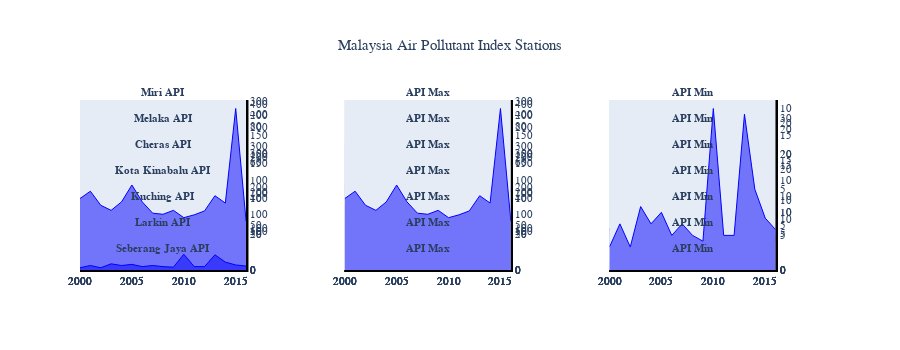

The notebook cell this image was saved under:
### Code cell
fig = make_subplots(rows=7, cols=3, specs=[[{'secondary_y': True},{'secondary_y': True},{'secondary_y': True}],
                                           [{'secondary_y': True},{'secondary_y': True},{'secondary_y': True}],
                                           [{'secondary_y': True},{'secondary_y': True},{'secondary_y': True}],
                                           [{'secondary_y': True},{'secondary_y': True},{'secondary_y': True}],
                                           [{'secondary_y': True},{'secondary_y': True},{'secondary_y': True}],
                                           [{'secondary_y': True},{'secondary_y': True},{'secondary_y': True}],
                                           [{'secondary_y': True},{'secondary_y': True},{'secondary_y': True}]],
                    
subplot_titles=('<b>Miri API</b>','<b>API Max</b>','<b>API Min</b>',
                '<b>Melaka API</b>','<b>API Max</b>','<b>API Min</b>',
                '<b>Cheras API</b>','<b>API Max</b>','<b>API Min</b>',
                '<b>Kota Kinabalu API</b>','<b>API Max</b>','<b>API Min</b>',
                '<b>Kuching API</b>','<b>API Max</b>','<b>API Min</b>',
                '<b>Larkin API</b>','<b>API Max</b>','<b>API Min</b>',
                '<b>Seberang Jaya API</b>','<b>API Max</b>','<b>API Min</b>'))
#Graph Miri
fig.add_trace(go.Scatter(x = df_miri['Year'], y = df_miri['Air Pollution Index (Max.)'],fill='tozeroy',
                         mode='lines',name = 'Air Pollution Index (Max.)',
                         line = dict(color='blue', width=1)),secondary_y=True, row=1, col=1)
fig.add_trace(go.Scatter(x = df_miri['Year'], y = df_miri['Air Pollution Index (Min.)'],fill='tozeroy',
                         mode='lines',name = 'Air Pollution Index (Max.)',
                         line = dict(color='blue', width=1)),secondary_y=True, row=1, col=1)
fig.add_trace(go.Scatter(x = df_miri['Year'], y = df_miri['Air Pollution Index (Max.)'],fill='tozeroy',
                         mode='lines',name = 'Air Pollution Index (Max.)',
                         line = dict(color='blue', width=1)),secondary_y=True, row=1, col=2)
fig.add_trace(go.Scatter(x = df_miri['Year'], y = df_miri['Air Pollution Index (Min.)'],fill='tozeroy',
                         mode='lines',name = 'Air Pollution Index (Min.)',
                         line = dict(color='blue', width=1)),secondary_y=True, row=1, col=3)
#Graph Melaka
fig.add_trace(go.Scatter(x = df_melaka['Year'], y = df_melaka['Air Pollution Index (Max.)'],fill='tozeroy',
                         mode='lines',name = 'Air Pollution Index (Max.)',
                         line = dict(color='blue', width=1)),secondary_y=True, row=2, col=1)
fig.add_trace(go.Scatter(x = df_melaka['Year'], y = df_melaka['Air Pollution Index (Min.)'],fill='tozeroy',
                         mode='lines',name = 'Air Pollution Index (Max.)',
                         line = dict(color='blue', width=1)),secondary_y=True, row=2, col=1)
fig.add_trace(go.Scatter(x = df_melaka['Year'], y = df_melaka['Air Pollution Index (Max.)'],fill='tozeroy',
                         mode='lines',name = 'Air Pollution Index (Max.)',
                         line = dict(color='blue', width=1)),secondary_y=True, row=2, col=2)
fig.add_trace(go.Scatter(x = df_melaka['Year'], y = df_melaka['Air Pollution Index (Min.)'],fill='tozeroy',
                         mode='lines',name = 'Air Pollution Index (Min.)',
                         line = dict(color='blue', width=1)),secondary_y=True, row=2, col=3)
#Graph Cheras
fig.add_trace(go.Scatter(x = df_cheras['Year'], y = df_cheras['Air Pollution Index (Max.)'],fill='tozeroy',
                         mode='lines',name = 'Air Pollution Index (Max.)',
                         line = dict(color='blue', width=1)),secondary_y=True, row=3, col=1)
fig.add_trace(go.Scatter(x = df_cheras['Year'], y = df_cheras['Air Pollution Index (Min.)'],fill='tozeroy',
                         mode='lines',name = 'Air Pollution Index (Max.)',
                         line = dict(color='blue', width=1)),secondary_y=True, row=3, col=1)
fig.add_trace(go.Scatter(x = df_cheras['Year'], y = df_cheras['Air Pollution Index (Max.)'],fill='tozeroy',
                         mode='lines',name = 'Air Pollution Index (Max.)',
                         line = dict(color='blue', width=1)),secondary_y=True, row=3, col=2)
fig.add_trace(go.Scatter(x = df_cheras['Year'], y = df_cheras['Air Pollution Index (Min.)'],fill='tozeroy',
                         mode='lines',name = 'Air Pollution Index (Min.)',
                         line = dict(color='blue', width=1)),secondary_y=True, row=3, col=3)
#Graph Kinabalu
fig.add_trace(go.Scatter(x = df_kinabalu['Year'], y = df_kinabalu['Air Pollution Index (Max.)'],fill='tozeroy',
                         mode='lines',name = 'Air Pollution Index (Max.)',
                         line = dict(color='blue', width=1)),secondary_y=True, row=4, col=1)
fig.add_trace(go.Scatter(x = df_kinabalu['Year'], y = df_kinabalu['Air Pollution Index (Min.)'],fill='tozeroy',
                         mode='lines',name = 'Air Pollution Index (Max.)',
                         line = dict(color='blue', width=1)),secondary_y=True, row=4, col=1)
fig.add_trace(go.Scatter(x = df_kinabalu['Year'], y = df_kinabalu['Air Pollution Index (Max.)'],fill='tozeroy',
                         mode='lines',name = 'Air Pollution Index (Max.)',
                         line = dict(color='blue', width=1)),secondary_y=True, row=4, col=2)
fig.add_trace(go.Scatter(x = df_kinabalu['Year'], y = df_kinabalu['Air Pollution Index (Min.)'],fill='tozeroy',
                         mode='lines',name = 'Air Pollution Index (Min.)',
                         line = dict(color='blue', width=1)),secondary_y=True, row=4, col=3)
#Graph Kuching
fig.add_trace(go.Scatter(x = df_kuching['Year'], y = df_kuching['Air Pollution Index (Max.)'],fill='tozeroy',
                         mode='lines',name = 'Air Pollution Index (Max.)',
                         line = dict(color='blue', width=1)),secondary_y=True, row=5, col=1)
fig.add_trace(go.Scatter(x = df_kuching['Year'], y = df_kuching['Air Pollution Index (Min.)'],fill='tozeroy',
                         mode='lines',name = 'Air Pollution Index (Max.)',
                         line = dict(color='blue', width=1)),secondary_y=True, row=5, col=1)
fig.add_trace(go.Scatter(x = df_kuching['Year'], y = df_kuching['Air Pollution Index (Max.)'],fill='tozeroy',
                         mode='lines',name = 'Air Pollution Index (Max.)',
                         line = dict(color='blue', width=1)),secondary_y=True, row=5, col=2)
fig.add_trace(go.Scatter(x = df_kuching['Year'], y = df_kuching['Air Pollution Index (Min.)'],fill='tozeroy',
                         mode='lines',name = 'Air Pollution Index (Min.)',
                         line = dict(color='blue', width=1)),secondary_y=True, row=5, col=3)
#Graph Larkin
fig.add_trace(go.Scatter(x = df_larkin['Year'], y = df_larkin['Air Pollution Index (Max.)'],fill='tozeroy',
                         mode='lines',name = 'Air Pollution Index (Max.)',
                         line = dict(color='blue', width=1)),secondary_y=True, row=6, col=1)
fig.add_trace(go.Scatter(x = df_larkin['Year'], y = df_larkin['Air Pollution Index (Min.)'],fill='tozeroy',
                         mode='lines',name = 'Air Pollution Index (Max.)',
                         line = dict(color='blue', width=1)),secondary_y=True, row=6, col=1)
fig.add_trace(go.Scatter(x = df_larkin['Year'], y = df_larkin['Air Pollution Index (Max.)'],fill='tozeroy',
                         mode='lines',name = 'Air Pollution Index (Max.)',
                         line = dict(color='blue', width=1)),secondary_y=True, row=6, col=2)
fig.add_trace(go.Scatter(x = df_larkin['Year'], y = df_larkin['Air Pollution Index (Min.)'],fill='tozeroy',
                         mode='lines',name = 'Air Pollution Index (Min.)',
                         line = dict(color='blue', width=1)),secondary_y=True, row=6, col=3)
#Graph Seberang Jaya
fig.add_trace(go.Scatter(x = df_jaya['Year'], y = df_jaya['Air Pollution Index (Max.)'],fill='tozeroy',
                         mode='lines',name = 'Air Pollution Index (Max.)',
                         line = dict(color='blue', width=1)),secondary_y=True, row=7, col=1)
fig.add_trace(go.Scatter(x = df_jaya['Year'], y = df_jaya['Air Pollution Index (Min.)'],fill='tozeroy',
                         mode='lines',name = 'Air Pollution Index (Max.)',
                         line = dict(color='blue', width=1)),secondary_y=True, row=7, col=1)
fig.add_trace(go.Scatter(x = df_jaya['Year'], y = df_jaya['Air Pollution Index (Max.)'],fill='tozeroy',
                         mode='lines',name = 'Air Pollution Index (Max.)',
                         line = dict(color='blue', width=1)),secondary_y=True, row=7, col=2)
fig.add_trace(go.Scatter(x = df_jaya['Year'], y = df_jaya['Air Pollution Index (Min.)'],fill='tozeroy',
                         mode='lines',name = 'Air Pollution Index (Min.)',
                         line = dict(color='blue', width=1)),secondary_y=True, row=7, col=3)

fig.update_layout(title_text='Malaysia Air Pollutant Index Stations', title_x=0.5, showlegend=False,
                 height=350)
fig.update_xaxes(title_text='')
#Update Fonts & Size
fig.update_annotations(font=dict(family="Helvetica", size=11))
fig.update_layout(font=dict(family="Helvetica", size=11))
fig.update_layout(height=350,showlegend=False)
fig.update_xaxes(showgrid=False, zeroline=False, showline=True, linewidth=2, linecolor='black')
fig.update_yaxes(showgrid=False, zeroline=False, showline=True, linewidth=2, linecolor='black')

#Plotting the graph
fig.show()

### Figure 1 — Plotly figure (JSON) as saved in the notebook; plotly's stock layout.template omitted (floating-point values rounded to 4 significant figures)
{"data": [{"fill": "tozeroy", "line": {"color": "blue", "width": 1}, "mode": "lines", "name": "Air Pollution Index (Max.)", "type": "scatter", "x": [2000, 2001, 2002, 2003, 2004, 2005, 2006, 2007, 2008, 2009, 2010, 2011, 2012, 2013, 2014, 2015, 2016], "xaxis": "x", "y": [79, 84, 126, 86, 77, 133, 104, 73, 76, 179, 89, 96, 97, 93, 84, 99, 149], "yaxis": "y2"}, {"fill": "tozeroy", "line": {"color": "blue", "width": 1}, "mode": "lines", "name": "Air Pollution Index (Max.)", "type": "scatter", "x": [2000, 2001, 2002, 2003, 2004, 2005, 2006, 2007, 2008, 2009, 2010, 2011, 2012, 2013, 2014, 2015, 2016], "xaxis": "x", "y": [3, 2, 5, 3, 2, 2, 1, 6, 6, 6, 17, 4, 5, 18, 2, 4, 3], "yaxis": "y2"}, {"fill": "tozeroy", "line": {"color": "blue", "width": 1}, "mode": "lines", "name": "Air Pollution Index (Max.)", "type": "scatter", "x": [2000, 2001, 2002, 2003, 2004, 2005, 2006, 2007, 2008, 2009, 2010, 2011, 2012, 2013, 2014, 2015, 2016], "xaxis": "x2", "y": [79, 84, 126, 86, 77, 133, 104, 73, 76, 179, 89, 96, 97, 93, 84, 99, 149], "yaxis": "y4"}, {"fill": "tozeroy", "line": {"color": "blue", "width": 1}, "mode": "lines", "name": "Air Pollution Index (Min.)", "type": "scatter", "x": [2000, 2001, 2002, 2003, 2004, 2005, 2006, 2007, 2008, 2009, 2010, 2011, 2012, 2013, 2014, 2015, 2016], "xaxis": "x3", "y": [3, 2, 5, 3, 2, 2, 1, 6, 6, 6, 17, 4, 5, 18, 2, 4, 3], "yaxis": "y6"}, {"fill": "tozeroy", "line": {"color": "blue", "width": 1}, "mode": "lines", "name": "Air Pollution Index (Max.)", "type": "scatter", "x": [2000, 2001, 2002, 2003, 2004, 2005, 2006, 2007, 2008, 2009, 2010, 2011, 2012, 2013, 2014, 2015, 2016], "xaxis": "x4", "y": [122, 127, 105, 114, 147, 114, 153, 92, 80, 137, 139, 97, 83, 415, 128, 176, 87], "yaxis": "y8"}, {"fill": "tozeroy", "line": {"color": "blue", "width": 1}, "mode": "lines", "name": "Air Pollution Index (Max.)", "type": "scatter", "x": [2000, 2001, 2002, 2003, 2004, 2005, 2006, 2007, 2008, 2009, 2010, 2011, 2012, 2013, 2014, 2015, 2016], "xaxis": "x4", "y": [4, 3, 5, 6, 5, 2, 5, 4, 3, 4, 22, 12, 3, 16, 5, 6, 5], "yaxis": "y8"}, {"fill": "tozeroy", "line": {"color": "blue", "width": 1}, "mode": "lines", "name": "Air Pollution Index (Max.)", "type": "scatter", "x": [2000, 2001, 2002, 2003, 2004, 2005, 2006, 2007, 2008, 2009, 2010, 2011, 2012, 2013, 2014, 2015, 2016], "xaxis": "x5", "y": [122, 127, 105, 114, 147, 114, 153, 92, 80, 137, 139, 97, 83, 415, 128, 176, 87], "yaxis": "y10"}, {"fill": "tozeroy", "line": {"color": "blue", "width": 1}, "mode": "lines", "name": "Air Pollution Index (Min.)", "type": "scatter", "x": [2000, 2001, 2002, 2003, 2004, 2005, 2006, 2007, 2008, 2009, 2010, 2011, 2012, 2013, 2014, 2015, 2016], "xaxis": "x6", "y": [4, 3, 5, 6, 5, 2, 5, 4, 3, 4, 22, 12, 3, 16, 5, 6, 5], "yaxis": "y12"}, {"fill": "tozeroy", "line": {"color": "blue", "width": 1}, "mode": "lines", "name": "Air Pollution Index (Max.)", "type": "scatter", "x": [2000, 2001, 2002, 2003, 2004, 2005, 2006, 2007, 2008, 2009, 2010, 2011, 2012, 2013, 2014, 2015, 2016], "xaxis": "x7", "y": [141, 157, 153, 143, 97, 390, 162, 131, 135, 168, 169, 150, 155, 186, 170, 185, 151], "yaxis": "y14"}, {"fill": "tozeroy", "line": {"color": "blue", "width": 1}, "mode": "lines", "name": "Air Pollution Index (Max.)", "type": "scatter", "x": [2000, 2001, 2002, 2003, 2004, 2005, 2006, 2007, 2008, 2009, 2010, 2011, 2012, 2013, 2014, 2015, 2016], "xaxis": "x7", "y": [13, 16, 11, 11, 32, 5, 5, 4, 8, 4, 26, 11, 4, 22, 3, 9, 7], "yaxis": "y14"}, {"fill": "tozeroy", "line": {"color": "blue", "width": 1}, "mode": "lines", "name": "Air Pollution Index (Max.)", "type": "scatter", "x": [2000, 2001, 2002, 2003, 2004, 2005, 2006, 2007, 2008, 2009, 2010, 2011, 2012, 2013, 2014, 2015, 2016], "xaxis": "x8", "y": [141, 157, 153, 143, 97, 390, 162, 131, 135, 168, 169, 150, 155, 186, 170, 185, 151], "yaxis": "y16"}, {"fill": "tozeroy", "line": {"color": "blue", "width": 1}, "mode": "lines", "name": "Air Pollution Index (Min.)", "type": "scatter", "x": [2000, 2001, 2002, 2003, 2004, 2005, 2006, 2007, 2008, 2009, 2010, 2011, 2012, 2013, 2014, 2015, 2016], "xaxis": "x9", "y": [13, 16, 11, 11, 32, 5, 5, 4, 8, 4, 26, 11, 4, 22, 3, 9, 7], "yaxis": "y18"}, {"fill": "tozeroy", "line": {"color": "blue", "width": 1}, "mode": "lines", "name": "Air Pollution Index (Max.)", "type": "scatter", "x": [2000, 2001, 2002, 2003, 2004, 2005, 2006, 2007, 2008, 2009, 2010, 2011, 2012, 2013, 2014, 2015, 2016], "xaxis": "x10", "y": [70, 80, 88, 76, 62, 63, 86, 64, 55, 78, 68, 61, 61, 90, 59, 75, 73], "yaxis": "y20"}, {"fill": "tozeroy", "line": {"color": "blue", "width": 1}, "mode": "lines", "name": "Air Pollution Index (Max.)", "type": "scatter", "x": [2000, 2001, 2002, 2003, 2004, 2005, 2006, 2007, 2008, 2009, 2010, 2011, 2012, 2013, 2014, 2015, 2016], "xaxis": "x10", "y": [1, 1, 8, 2, 1, 2, 2, 3, 1, 1, 10, 2, 1, 8, 3, 5, 3], "yaxis": "y20"}, {"fill": "tozeroy", "line": {"color": "blue", "width": 1}, "mode": "lines", "name": "Air Pollution Index (Max.)", "type": "scatter", "x": [2000, 2001, 2002, 2003, 2004, 2005, 2006, 2007, 2008, 2009, 2010, 2011, 2012, 2013, 2014, 2015, 2016], "xaxis": "x11", "y": [70, 80, 88, 76, 62, 63, 86, 64, 55, 78, 68, 61, 61, 90, 59, 75, 73], "yaxis": "y22"}, {"fill": "tozeroy", "line": {"color": "blue", "width": 1}, "mode": "lines", "name": "Air Pollution Index (Min.)", "type": "scatter", "x": [2000, 2001, 2002, 2003, 2004, 2005, 2006, 2007, 2008, 2009, 2010, 2011, 2012, 2013, 2014, 2015, 2016], "xaxis": "x12", "y": [1, 1, 8, 2, 1, 2, 2, 3, 1, 1, 10, 2, 1, 8, 3, 5, 3], "yaxis": "y24"}, {"fill": "tozeroy", "line": {"color": "blue", "width": 1}, "mode": "lines", "name": "Air Pollution Index (Max.)", "type": "scatter", "x": [2000, 2001, 2002, 2003, 2004, 2005, 2006, 2007, 2008, 2009, 2010, 2011, 2012, 2013, 2014, 2015, 2016], "xaxis": "x13", "y": [84, 84, 130, 85, 97, 78, 188, 75, 72, 114, 54, 100, 93, 89, 123, 209, 71], "yaxis": "y26"}, {"fill": "tozeroy", "line": {"color": "blue", "width": 1}, "mode": "lines", "name": "Air Pollution Index (Max.)", "type": "scatter", "x": [2000, 2001, 2002, 2003, 2004, 2005, 2006, 2007, 2008, 2009, 2010, 2011, 2012, 2013, 2014, 2015, 2016], "xaxis": "x13", "y": [1, 1, 1, 6, 17, 23, 5, 6, 5, 10, 16, 4, 16, 17, 11, 5, 6], "yaxis": "y26"}, {"fill": "tozeroy", "line": {"color": "blue", "width": 1}, "mode": "lines", "name": "Air Pollution Index (Max.)", "type": "scatter", "x": [2000, 2001, 2002, 2003, 2004, 2005, 2006, 2007, 2008, 2009, 2010, 2011, 2012, 2013, 2014, 2015, 2016], "xaxis": "x14", "y": [84, 84, 130, 85, 97, 78, 188, 75, 72, 114, 54, 100, 93, 89, 123, 209, 71], "yaxis": "y28"}, {"fill": "tozeroy", "line": {"color": "blue", "width": 1}, "mode": "lines", "name": "Air Pollution Index (Min.)", "type": "scatter", "x": [2000, 2001, 2002, 2003, 2004, 2005, 2006, 2007, 2008, 2009, 2010, 2011, 2012, 2013, 2014, 2015, 2016], "xaxis": "x15", "y": [1, 1, 1, 6, 17, 23, 5, 6, 5, 10, 16, 4, 16, 17, 11, 5, 6], "yaxis": "y30"}, {"fill": "tozeroy", "line": {"color": "blue", "width": 1}, "mode": "lines", "name": "Air Pollution Index (Max.)", "type": "scatter", "x": [2000, 2001, 2002, 2003, 2004, 2005, 2006, 2007, 2008, 2009, 2010, 2011, 2012, 2013, 2014, 2015, 2016], "xaxis": "x16", "y": [119, 119, 116, 112, 126, 111, 143, 141, 101, 99, 111, 84, 137, 226, 198, 192, 109], "yaxis": "y32"}, {"fill": "tozeroy", "line": {"color": "blue", "width": 1}, "mode": "lines", "name": "Air Pollution Index (Max.)", "type": "scatter", "x": [2000, 2001, 2002, 2003, 2004, 2005, 2006, 2007, 2008, 2009, 2010, 2011, 2012, 2013, 2014, 2015, 2016], "xaxis": "x16", "y": [7, 10, 4, 2, 8, 1, 5, 0, 5, 2, 15, 3, 2, 17, 10, 28, 5], "yaxis": "y32"}, {"fill": "tozeroy", "line": {"color": "blue", "width": 1}, "mode": "lines", "name": "Air Pollution Index (Max.)", "type": "scatter", "x": [2000, 2001, 2002, 2003, 2004, 2005, 2006, 2007, 2008, 2009, 2010, 2011, 2012, 2013, 2014, 2015, 2016], "xaxis": "x17", "y": [119, 119, 116, 112, 126, 111, 143, 141, 101, 99, 111, 84, 137, 226, 198, 192, 109], "yaxis": "y34"}, {"fill": "tozeroy", "line": {"color": "blue", "width": 1}, "mode": "lines", "name": "Air Pollution Index (Min.)", "type": "scatter", "x": [2000, 2001, 2002, 2003, 2004, 2005, 2006, 2007, 2008, 2009, 2010, 2011, 2012, 2013, 2014, 2015, 2016], "xaxis": "x18", "y": [7, 10, 4, 2, 8, 1, 5, 0, 5, 2, 15, 3, 2, 17, 10, 28, 5], "yaxis": "y36"}, {"fill": "tozeroy", "line": {"color": "blue", "width": 1}, "mode": "lines", "name": "Air Pollution Index (Max.)", "type": "scatter", "x": [2000, 2001, 2002, 2003, 2004, 2005, 2006, 2007, 2008, 2009, 2010, 2011, 2012, 2013, 2014, 2015, 2016], "xaxis": "x19", "y": [127, 140, 115, 106, 121, 151, 121, 101, 99, 106, 93, 98, 105, 132, 119, 287, 87], "yaxis": "y38"}, {"fill": "tozeroy", "line": {"color": "blue", "width": 1}, "mode": "lines", "name": "Air Pollution Index (Max.)", "type": "scatter", "x": [2000, 2001, 2002, 2003, 2004, 2005, 2006, 2007, 2008, 2009, 2010, 2011, 2012, 2013, 2014, 2015, 2016], "xaxis": "x19", "y": [4, 8, 4, 11, 8, 10, 6, 8, 6, 5, 28, 6, 6, 27, 14, 9, 7], "yaxis": "y38"}, {"fill": "tozeroy", "line": {"color": "blue", "width": 1}, "mode": "lines", "name": "Air Pollution Index (Max.)", "type": "scatter", "x": [2000, 2001, 2002, 2003, 2004, 2005, 2006, 2007, 2008, 2009, 2010, 2011, 2012, 2013, 2014, 2015, 2016], "xaxis": "x20", "y": [127, 140, 115, 106, 121, 151, 121, 101, 99, 106, 93, 98, 105, 132, 119, 287, 87], "yaxis": "y40"}, {"fill": "tozeroy", "line": {"color": "blue", "width": 1}, "mode": "lines", "name": "Air Pollution Index (Min.)", "type": "scatter", "x": [2000, 2001, 2002, 2003, 2004, 2005, 2006, 2007, 2008, 2009, 2010, 2011, 2012, 2013, 2014, 2015, 2016], "xaxis": "x21", "y": [4, 8, 4, 11, 8, 10, 6, 8, 6, 5, 28, 6, 6, 27, 14, 9, 7], "yaxis": "y42"}], "layout": {"annotations": [{"font": {"family": "Helvetica", "size": 11}, "showarrow": false, "text": "<b>Miri API</b>", "x": 0.1122, "xanchor": "center", "xref": "paper", "y": 1.0, "yanchor": "bottom", "yref": "paper"}, {"font": {"family": "Helvetica", "size": 11}, "showarrow": false, "text": "<b>API Max</b>", "x": 0.47, "xanchor": "center", "xref": "paper", "y": 1.0, "yanchor": "bottom", "yref": "paper"}, {"font": {"family": "Helvetica", "size": 11}, "showarrow": false, "text": "<b>API Min</b>", "x": 0.8278, "xanchor": "center", "xref": "paper", "y": 1.0, "yanchor": "bottom", "yref": "paper"}, {"font": {"family": "Helvetica", "size": 11}, "showarrow": false, "text": "<b>Melaka API</b>", "x": 0.1122, "xanchor": "center", "xref": "paper", "y": 0.8469, "yanchor": "bottom", "yref": "paper"}, {"font": {"family": "Helvetica", "size": 11}, "showarrow": false, "text": "<b>API Max</b>", "x": 0.47, "xanchor": "center", "xref": "paper", "y": 0.8469, "yanchor": "bottom", "yref": "paper"}, {"font": {"family": "Helvetica", "size": 11}, "showarrow": false, "text": "<b>API Min</b>", "x": 0.8278, "xanchor": "center", "xref": "paper", "y": 0.8469, "yanchor": "bottom", "yref": "paper"}, {"font": {"family": "Helvetica", "size": 11}, "showarrow": false, "text": "<b>Cheras API</b>", "x": 0.1122, "xanchor": "center", "xref": "paper", "y": 0.6939, "yanchor": "bottom", "yref": "paper"}, {"font": {"family": "Helvetica", "size": 11}, "showarrow": false, "text": "<b>API Max</b>", "x": 0.47, "xanchor": "center", "xref": "paper", "y": 0.6939, "yanchor": "bottom", "yref": "paper"}, {"font": {"family": "Helvetica", "size": 11}, "showarrow": false, "text": "<b>API Min</b>", "x": 0.8278, "xanchor": "center", "xref": "paper", "y": 0.6939, "yanchor": "bottom", "yref": "paper"}, {"font": {"family": "Helvetica", "size": 11}, "showarrow": false, "text": "<b>Kota Kinabalu API</b>", "x": 0.1122, "xanchor": "center", "xref": "paper", "y": 0.5408, "yanchor": "bottom", "yref": "paper"}, {"font": {"family": "Helvetica", "size": 11}, "showarrow": false, "text": "<b>API Max</b>", "x": 0.47, "xanchor": "center", "xref": "paper", "y": 0.5408, "yanchor": "bottom", "yref": "paper"}, {"font": {"family": "Helvetica", "size": 11}, "showarrow": false, "text": "<b>API Min</b>", "x": 0.8278, "xanchor": "center", "xref": "paper", "y": 0.5408, "yanchor": "bottom", "yref": "paper"}, {"font": {"family": "Helvetica", "size": 11}, "showarrow": false, "text": "<b>Kuching API</b>", "x": 0.1122, "xanchor": "center", "xref": "paper", "y": 0.3878, "yanchor": "bottom", "yref": "paper"}, {"font": {"family": "Helvetica", "size": 11}, "showarrow": false, "text": "<b>API Max</b>", "x": 0.47, "xanchor": "center", "xref": "paper", "y": 0.3878, "yanchor": "bottom", "yref": "paper"}, {"font": {"family": "Helvetica", "size": 11}, "showarrow": false, "text": "<b>API Min</b>", "x": 0.8278, "xanchor": "center", "xref": "paper", "y": 0.3878, "yanchor": "bottom", "yref": "paper"}, {"font": {"family": "Helvetica", "size": 11}, "showarrow": false, "text": "<b>Larkin API</b>", "x": 0.1122, "xanchor": "center", "xref": "paper", "y": 0.2347, "yanchor": "bottom", "yref": "paper"}, {"font": {"family": "Helvetica", "size": 11}, "showarrow": false, "text": "<b>API Max</b>", "x": 0.47, "xanchor": "center", "xref": "paper", "y": 0.2347, "yanchor": "bottom", "yref": "paper"}, {"font": {"family": "Helvetica", "size": 11}, "showarrow": false, "text": "<b>API Min</b>", "x": 0.8278, "xanchor": "center", "xref": "paper", "y": 0.2347, "yanchor": "bottom", "yref": "paper"}, {"font": {"family": "Helvetica", "size": 11}, "showarrow": false, "text": "<b>Seberang Jaya API</b>", "x": 0.1122, "xanchor": "center", "xref": "paper", "y": 0.08163, "yanchor": "bottom", "yref": "paper"}, {"font": {"family": "Helvetica", "size": 11}, "showarrow": false, "text": "<b>API Max</b>", "x": 0.47, "xanchor": "center", "xref": "paper", "y": 0.08163, "yanchor": "bottom", "yref": "paper"}, {"font": {"family": "Helvetica", "size": 11}, "showarrow": false, "text": "<b>API Min</b>", "x": 0.8278, "xanchor": "center", "xref": "paper", "y": 0.08163, "yanchor": "bottom", "yref": "paper"}], "font": {"family": "Helvetica", "size": 11}, "height": 350, "showlegend": false, "title": {"text": "Malaysia Air Pollutant Index Stations", "x": 0.5}, "xaxis": {"anchor": "y", "domain": [0, 0.2244], "linecolor": "black", "linewidth": 2, "showgrid": false, "showline": true, "title": {"text": ""}, "zeroline": false}, "xaxis10": {"anchor": "y19", "domain": [0, 0.2244], "linecolor": "black", "linewidth": 2, "showgrid": false, "showline": true, "title": {"text": ""}, "zeroline": false}, "xaxis11": {"anchor": "y21", "domain": [0.3578, 0.5822], "linecolor": "black", "linewidth": 2, "showgrid": false, "showline": true, "title": {"text": ""}, "zeroline": false}, "xaxis12": {"anchor": "y23", "domain": [0.7156, 0.94], "linecolor": "black", "linewidth": 2, "showgrid": false, "showline": true, "title": {"text": ""}, "zeroline": false}, "xaxis13": {"anchor": "y25", "domain": [0, 0.2244], "linecolor": "black", "linewidth": 2, "showgrid": false, "showline": true, "title": {"text": ""}, "zeroline": false}, "xaxis14": {"anchor": "y27", "domain": [0.3578, 0.5822], "linecolor": "black", "linewidth": 2, "showgrid": false, "showline": true, "title": {"text": ""}, "zeroline": false}, "xaxis15": {"anchor": "y29", "domain": [0.7156, 0.94], "linecolor": "black", "linewidth": 2, "showgrid": false, "showline": true, "title": {"text": ""}, "zeroline": false}, "xaxis16": {"anchor": "y31", "domain": [0, 0.2244], "linecolor": "black", "linewidth": 2, "showgrid": false, "showline": true, "title": {"text": ""}, "zeroline": false}, "xaxis17": {"anchor": "y33", "domain": [0.3578, 0.5822], "linecolor": "black", "linewidth": 2, "showgrid": false, "showline": true, "title": {"text": ""}, "zeroline": false}, "xaxis18": {"anchor": "y35", "domain": [0.7156, 0.94], "linecolor": "black", "linewidth": 2, "showgrid": false, "showline": true, "title": {"text": ""}, "zeroline": false}, "xaxis19": {"anchor": "y37", "domain": [0, 0.2244], "linecolor": "black", "linewidth": 2, "showgrid": false, "showline": true, "title": {"text": ""}, "zeroline": false}, "xaxis2": {"anchor": "y3", "domain": [0.3578, 0.5822], "linecolor": "black", "linewidth": 2, "showgrid": false, "showline": true, "title": {"text": ""}, "zeroline": false}, "xaxis20": {"anchor": "y39", "domain": [0.3578, 0.5822], "linecolor": "black", "linewidth": 2, "showgrid": false, "showline": true, "title": {"text": ""}, "zeroline": false}, "xaxis21": {"anchor": "y41", "domain": [0.7156, 0.94], "linecolor": "black", "linewidth": 2, "showgrid": false, "showline": true, "title": {"text": ""}, "zeroline": false}, "xaxis3": {"anchor": "y5", "domain": [0.7156, 0.94], "linecolor": "black", "linewidth": 2, "showgrid": false, "showline": true, "title": {"text": ""}, "zeroline": false}, "xaxis4": {"anchor": "y7", "domain": [0, 0.2244], "linecolor": "black", "linewidth": 2, "showgrid": false, "showline": true, "title": {"text": ""}, "zeroline": false}, "xaxis5": {"anchor": "y9", "domain": [0.3578, 0.5822], "linecolor": "black", "linewidth": 2, "showgrid": false, "showline": true, "title": {"text": ""}, "zeroline": false}, "xaxis6": {"anchor": "y11", "domain": [0.7156, 0.94], "linecolor": "black", "linewidth": 2, "showgrid": false, "showline": true, "title": {"text": ""}, "zeroline": false}, "xaxis7": {"anchor": "y13", "domain": [0, 0.2244], "linecolor": "black", "linewidth": 2, "showgrid": false, "showline": true, "title": {"text": ""}, "zeroline": false}, "xaxis8": {"anchor": "y15", "domain": [0.3578, 0.5822], "linecolor": "black", "linewidth": 2, "showgrid": false, "showline": true, "title": {"text": ""}, "zeroline": false}, "xaxis9": {"anchor": "y17", "domain": [0.7156, 0.94], "linecolor": "black", "linewidth": 2, "showgrid": false, "showline": true, "title": {"text": ""}, "zeroline": false}, "yaxis": {"anchor": "x", "domain": [0.9184, 1.0], "linecolor": "black", "linewidth": 2, "showgrid": false, "showline": true, "zeroline": false}, "yaxis10": {"anchor": "x5", "linecolor": "black", "linewidth": 2, "overlaying": "y9", "showgrid": false, "showline": true, "side": "right", "zeroline": false}, "yaxis11": {"anchor": "x6", "domain": [0.7653, 0.8469], "linecolor": "black", "linewidth": 2, "showgrid": false, "showline": true, "zeroline": false}, "yaxis12": {"anchor": "x6", "linecolor": "black", "linewidth": 2, "overlaying": "y11", "showgrid": false, "showline": true, "side": "right", "zeroline": false}, "yaxis13": {"anchor": "x7", "domain": [0.6122, 0.6939], "linecolor": "black", "linewidth": 2, "showgrid": false, "showline": true, "zeroline": false}, "yaxis14": {"anchor": "x7", "linecolor": "black", "linewidth": 2, "overlaying": "y13", "showgrid": false, "showline": true, "side": "right", "zeroline": false}, "yaxis15": {"anchor": "x8", "domain": [0.6122, 0.6939], "linecolor": "black", "linewidth": 2, "showgrid": false, "showline": true, "zeroline": false}, "yaxis16": {"anchor": "x8", "linecolor": "black", "linewidth": 2, "overlaying": "y15", "showgrid": false, "showline": true, "side": "right", "zeroline": false}, "yaxis17": {"anchor": "x9", "domain": [0.6122, 0.6939], "linecolor": "black", "linewidth": 2, "showgrid": false, "showline": true, "zeroline": false}, "yaxis18": {"anchor": "x9", "linecolor": "black", "linewidth": 2, "overlaying": "y17", "showgrid": false, "showline": true, "side": "right", "zeroline": false}, "yaxis19": {"anchor": "x10", "domain": [0.4592, 0.5408], "linecolor": "black", "linewidth": 2, "showgrid": false, "showline": true, "zeroline": false}, "yaxis2": {"anchor": "x", "linecolor": "black", "linewidth": 2, "overlaying": "y", "showgrid": false, "showline": true, "side": "right", "zeroline": false}, "yaxis20": {"anchor": "x10", "linecolor": "black", "linewidth": 2, "overlaying": "y19", "showgrid": false, "showline": true, "side": "right", "zeroline": false}, "yaxis21": {"anchor": "x11", "domain": [0.4592, 0.5408], "linecolor": "black", "linewidth": 2, "showgrid": false, "showline": true, "zeroline": false}, "yaxis22": {"anchor": "x11", "linecolor": "black", "linewidth": 2, "overlaying": "y21", "showgrid": false, "showline": true, "side": "right", "zeroline": false}, "yaxis23": {"anchor": "x12", "domain": [0.4592, 0.5408], "linecolor": "black", "linewidth": 2, "showgrid": false, "showline": true, "zeroline": false}, "yaxis24": {"anchor": "x12", "linecolor": "black", "linewidth": 2, "overlaying": "y23", "showgrid": false, "showline": true, "side": "right", "zeroline": false}, "yaxis25": {"anchor": "x13", "domain": [0.3061, 0.3878], "linecolor": "black", "linewidth": 2, "showgrid": false, "showline": true, "zeroline": false}, "yaxis26": {"anchor": "x13", "linecolor": "black", "linewidth": 2, "overlaying": "y25", "showgrid": false, "showline": true, "side": "right", "zeroline": false}, "yaxis27": {"anchor": "x14", "domain": [0.3061, 0.3878], "linecolor": "black", "linewidth": 2, "showgrid": false, "showline": true, "zeroline": false}, "yaxis28": {"anchor": "x14", "linecolor": "black", "linewidth": 2, "overlaying": "y27", "showgrid": false, "showline": true, "side": "right", "zeroline": false}, "yaxis29": {"anchor": "x15", "domain": [0.3061, 0.3878], "linecolor": "black", "linewidth": 2, "showgrid": false, "showline": true, "zeroline": false}, "yaxis3": {"anchor": "x2", "domain": [0.9184, 1.0], "linecolor": "black", "linewidth": 2, "showgrid": false, "showline": true, "zeroline": false}, "yaxis30": {"anchor": "x15", "linecolor": "black", "linewidth": 2, "overlaying": "y29", "showgrid": false, "showline": true, "side": "right", "zeroline": false}, "yaxis31": {"anchor": "x16", "domain": [0.1531, 0.2347], "linecolor": "black", "linewidth": 2, "showgrid": false, "showline": true, "zeroline": false}, "yaxis32": {"anchor": "x16", "linecolor": "black", "linewidth": 2, "overlaying": "y31", "showgrid": false, "showline": true, "side": "right", "zeroline": false}, "yaxis33": {"anchor": "x17", "domain": [0.1531, 0.2347], "linecolor": "black", "linewidth": 2, "showgrid": false, "showline": true, "zeroline": false}, "yaxis34": {"anchor": "x17", "linecolor": "black", "linewidth": 2, "overlaying": "y33", "showgrid": false, "showline": true, "side": "right", "zeroline": false}, "yaxis35": {"anchor": "x18", "domain": [0.1531, 0.2347], "linecolor": "black", "linewidth": 2, "showgrid": false, "showline": true, "zeroline": false}, "yaxis36": {"anchor": "x18", "linecolor": "black", "linewidth": 2, "overlaying": "y35", "showgrid": false, "showline": true, "side": "right", "zeroline": false}, "yaxis37": {"anchor": "x19", "domain": [0, 0.08163], "linecolor": "black", "linewidth": 2, "showgrid": false, "showline": true, "zeroline": false}, "yaxis38": {"anchor": "x19", "linecolor": "black", "linewidth": 2, "overlaying": "y37", "showgrid": false, "showline": true, "side": "right", "zeroline": false}, "yaxis39": {"anchor": "x20", "domain": [0, 0.08163], "linecolor": "black", "linewidth": 2, "showgrid": false, "showline": true, "zeroline": false}, "yaxis4": {"anchor": "x2", "linecolor": "black", "linewidth": 2, "overlaying": "y3", "showgrid": false, "showline": true, "side": "right", "zeroline": false}, "yaxis40": {"anchor": "x20", "linecolor": "black", "linewidth": 2, "overlaying": "y39", "showgrid": false, "showline": true, "side": "right", "zeroline": false}, "yaxis41": {"anchor": "x21", "domain": [0, 0.08163], "linecolor": "black", "linewidth": 2, "showgrid": false, "showline": true, "zeroline": false}, "yaxis42": {"anchor": "x21", "linecolor": "black", "linewidth": 2, "overlaying": "y41", "showgrid": false, "showline": true, "side": "right", "zeroline": false}, "yaxis5": {"anchor": "x3", "domain": [0.9184, 1.0], "linecolor": "black", "linewidth": 2, "showgrid": false, "showline": true, "zeroline": false}, "yaxis6": {"anchor": "x3", "linecolor": "black", "linewidth": 2, "overlaying": "y5", "showgrid": false, "showline": true, "side": "right", "zeroline": false}, "yaxis7": {"anchor": "x4", "domain": [0.7653, 0.8469], "linecolor": "black", "linewidth": 2, "showgrid": false, "showline": true, "zeroline": false}, "yaxis8": {"anchor": "x4", "linecolor": "black", "linewidth": 2, "overlaying": "y7", "showgrid": false, "showline": true, "side": "right", "zeroline": false}, "yaxis9": {"anchor": "x5", "domain": [0.7653, 0.8469], "linecolor": "black", "linewidth": 2, "showgrid": false, "showline": true, "zeroline": false}}}
